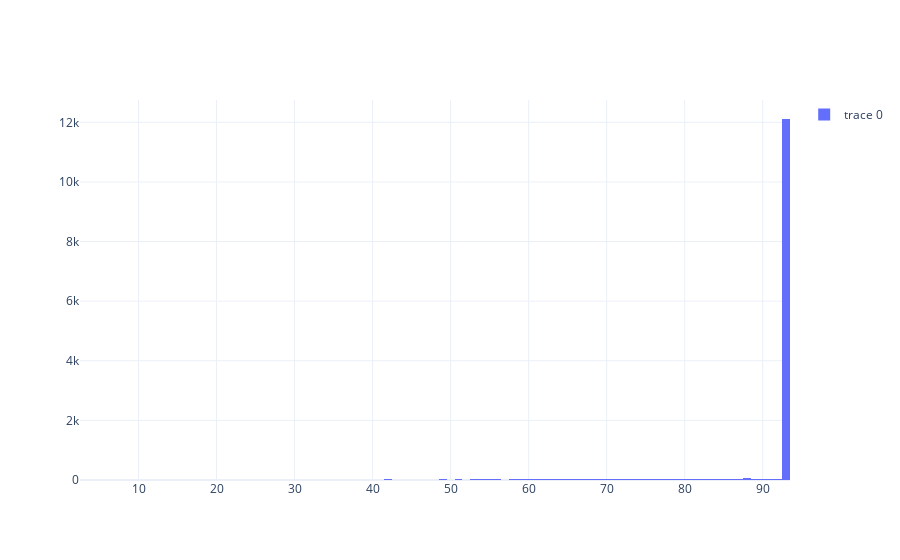

The notebook cell this image was saved under:
### Code cell
show_plot([make_hist(centromere_phreds[read.name])])

### Figure 1 — Plotly figure (JSON) as saved in the notebook; plotly's stock layout.template omitted (floating-point values rounded to 4 significant figures; data arrays with more than 128 entries replaced by an {"elided": "..."} marker saying what was removed)
{"data": [{"showlegend": true, "type": "histogram", "x": {"elided": "13814 int values"}}], "layout": {"hovermode": "closest", "xaxis": {"showgrid": true}, "yaxis": {"showgrid": true}}}
